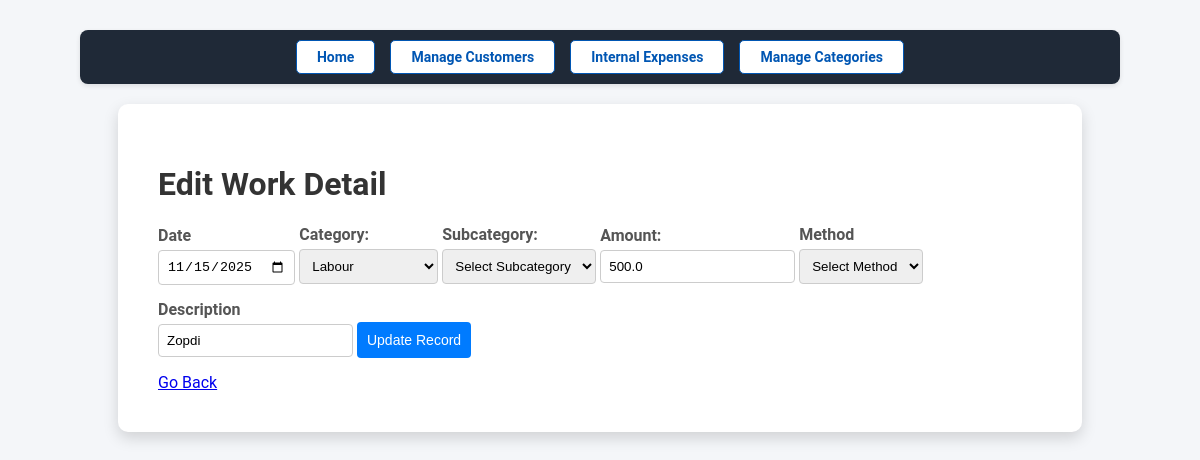
The page /customer/1/work_details/518/edit on the database its author committed.
### models.py (models this page shows)
class WorkDetail(db.Model):
  id = db.Column(db.Integer, primary_key=True)
  customer_id = db.Column(db.Integer, db.ForeignKey('customer.id'), nullable=False)
  date = db.Column(db.Date, nullable=False, default=datetime.utcnow)
  category_id = db.Column(db.Integer, db.ForeignKey('category.id'), nullable=False)
  subcategory_id = db.Column(db.Integer, db.ForeignKey('subcategory.id'), nullable=False)
  amount = db.Column(db.Float, nullable=False)
  method = db.Column(db.Text)
  description = db.Column(db.Text)
  category = db.relationship('Category', backref='work_details', lazy=True)
  subcategory = db.relationship('Subcategory', backref='work_details', lazy=True)
  customer = db.relationship('Customer', backref='work_details')

class Category(db.Model):
  id = db.Column(db.Integer, primary_key=True)
  name = db.Column(db.String(50), nullable=False, unique=True)
  type = db.Column(db.String(10), nullable=False)  # inflow or outflow

### abconstruction.py (the view, shortened to what this page needs)
@app.route('/customer/<int:customer_id>/work_details/<int:work_id>/edit', methods=['GET', 'POST'])
def edit_work_detail(customer_id, work_id):
  work = WorkDetail.query.get_or_404(work_id)
  categories = Category.query.all()
  subcategories = Subcategory.query.all()
  return render_template('edit_work_detail.html',
                         customer_id=customer_id,
                         work=work,
                         categories=categories,
                         subcategories=subcategories)

### templates/edit_work_detail.html (shortened to what this page needs)
<!DOCTYPE html>
<html lang="en">
<head>
    <link rel="stylesheet" href="{{ url_for('static', filename='styles.css') }}">
</head>
<body>
  <div class="navigation">
    <a href="{{ url_for('dashboard') }}" class="btn btn-secondary">Home</a>
    <a href="{{ url_for('manage_customers') }}" class="btn btn-secondary">Manage Customers</a>
    <a href="{{ url_for('manage_expenses') }}" class="btn btn-secondary">Internal Expenses</a>
    <a href="{{ url_for('manage_categories') }}" class="btn btn-secondary">Manage Categories</a>
  </div>
  <div class="container">
    <h1>Edit Work Detail</h1>
    <form method="POST">
      <div class="form-group">
        <label for="date">Date</label>
        <input type="date" name="date" value="{{ work.date.strftime('%Y-%m-%d') }}" required pattern="\d{4}-\d{2}-\d{2}">
      </div>
      <div class="form-group">
        <label for="category">Category:</label>
        <select name="category_id" id="category" required>
            {% for category in categories %}
                <option value="{{ category.id }}" {% if work.category_id == category.id %}selected{% endif %}>
                    {{ category.name }}
                </option>
            {% endfor %}
        </select>
      </div>
      <div class="form-group">
        <label for="subcategory">Subcategory:</label>
        <select name="subcategory_id" id="subcategory" data-selected="{{ work.subcategory_id or '' }}" required>
        </select>
      </div>
      <div class="form-group">
        <label for="amount">Amount:</label>
        <input type="text" id="amount" name="amount" value="{{ work.amount }}" required pattern="\d+(\.\d{1,2})?">
      </div>
      <div class="form-group">
        <label for="method">Method</label>
        <select name="method" id="method" data-selected="{{ work.method }}" required>
        </select>
      </div>
      <div class="form-group">
        <label for="description">Description</label>
        <input type="text" name="description" id="description" value="{{ work.description }}">
      </div>
      <div class="form-group">
        <button type="submit">Update Record</button>
      </div>
    </form>
    <a href="javascript:history.back();">Go Back</a>
  </div>
</body>
</html>

### static/styles.css (style rules this page uses)
body { font-family: 'Roboto', Arial, sans-serif; margin: 0; color: #333; padding: 10px 80px; background-color: #f4f6f9; color: #333; }
.container { text-align: left; float: center; width: 85%; max-width: 85%; margin: 20px auto; padding: 40px; background: #ffffff; border-radius: 10px; box-shadow: 0 6px 15px rgba(0, 0, 0, 0.15); margin-bottom: 15px; }
.navigation { display: flex; justify-content: center; gap: 15px; margin: 20px 0; background-color: #f0f2f5; padding: 10px 15px; border-radius: 8px; box-shadow: 0 2px 5px rgba(0, 0, 0, 0.1); background: #1f2937; }
.navigation a { display: inline-block; padding: 8px 20px; color: #0056b3; text-decoration: none; font-size: 14px; font-weight: bold; background-color: #ffffff; border: 1px solid #0056b3; border-radius: 5px; transition: all 0.3s ease; }
.btn { text-decoration: none; padding: 8px 15px; border-radius: 5px; font-weight: bold; display: inline-block; }

### templates/edit_work_detail.html (style rules this page uses)
.form-group { display: inline-block; margin-bottom: 15px; }
.form-group label { display: block; margin-bottom: 5px; font-weight: bold; color: #555; }
.form-group input[type="text"], .form-group input[type="date"], .form-group select { padding: 8px; border: 1px solid #ccc; border-radius: 4px; }
button { padding: 10px; background-color: #007bff; color: #fff; border: none; border-radius: 4px; cursor: pointer; font-size: 14px; }

### rows shown on the page
WorkDetail: date "11/15/2025", category_id "Labour", subcategory_id "Select Subcategory", amount "500.0", method "Select Method", description "Zopdi"
